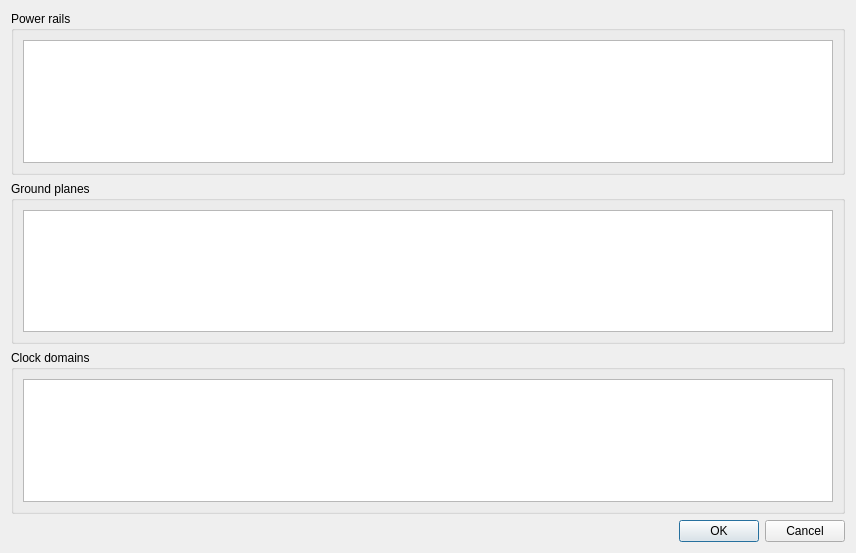
<?xml version="1.0" encoding="UTF-8"?>
<ui version="4.0">
 <class>SpecialNets</class>
 <widget class="QWidget" name="SpecialNets">
  <property name="geometry">
   <rect>
    <x>0</x>
    <y>0</y>
    <width>856</width>
    <height>553</height>
   </rect>
  </property>
  <property name="windowTitle">
   <string>Form</string>
  </property>
  <layout class="QVBoxLayout" name="verticalLayout_4">
   <item>
    <widget class="QGroupBox" name="groupBox">
     <property name="title">
      <string>Power rails</string>
     </property>
     <layout class="QVBoxLayout" name="verticalLayout">
      <item>
       <widget class="QTableWidget" name="powerTable"/>
      </item>
     </layout>
    </widget>
   </item>
   <item>
    <widget class="QGroupBox" name="groupBox_2">
     <property name="title">
      <string>Ground planes</string>
     </property>
     <layout class="QVBoxLayout" name="verticalLayout_2">
      <item>
       <widget class="QTableWidget" name="groundTable"/>
      </item>
     </layout>
    </widget>
   </item>
   <item>
    <widget class="QGroupBox" name="groupBox_3">
     <property name="title">
      <string>Clock domains</string>
     </property>
     <layout class="QVBoxLayout" name="verticalLayout_3">
      <item>
       <widget class="QTableWidget" name="clockTable"/>
      </item>
     </layout>
    </widget>
   </item>
   <item>
    <widget class="QDialogButtonBox" name="buttonBox">
     <property name="standardButtons">
      <set>QDialogButtonBox::Cancel|QDialogButtonBox::Ok</set>
     </property>
    </widget>
   </item>
  </layout>
 </widget>
 <resources/>
 <connections/>
</ui>
